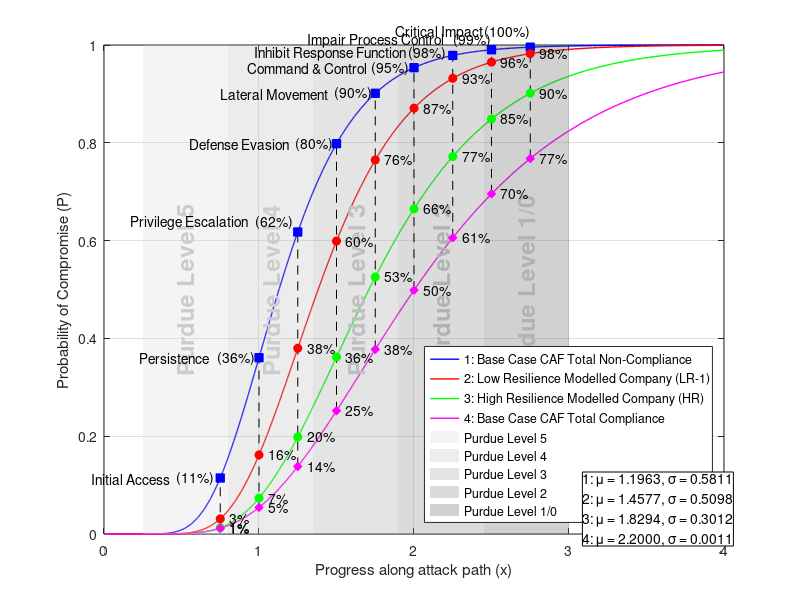

This chart was generated by the following MATLAB code:
% Adam Lewis 3rd Year Individual Project
% Student ID 11076422

% ChatGPT o3-mini-high was used to aid debugging and production of the 
% MATLAB visualisations in this project.

% This script is used to generate 4 curves:
%   A: Base Case Lowest resilience Company
%   B: High Resilience Modelled Company 
%   C: Low Resilience Modelled Company 
%   D: base case highest resilience company
%
% Then shaded bands are added to the plot area depicting the relative risk
% of the 5 layers of the Purdue Model of a substation.
%
% Finally a series of escalating events are added as labeled points

m_norm_A = 1.1963;    % Base Case Lowest Resilience mean (blue)
s_norm_A = 0.4189;    % Base Case Lowest resilience std deviation
m_norm_B = 1.8294;    % High Resilience Modelled Company Normalised & scaled mean (green)
s_norm_B = 0.6988;    % High Resilience Modelled Company Normalised std deviation
m_norm_C = 1.4577;    % Low Resilience Modelled Company Normalised & scaled mean (red)
s_norm_C = 0.4902;    % Low Resilience Modelled Company Normalised std deviation
m_norm_D = 2.2000;    % Base Case highest Resilience mean
s_norm_D = 0.9989;    % Base Case highest Resilience std dev

% Convert mean/std -> beta/theta for each company
beta_A = sqrt(log(1 + (s_norm_A/m_norm_A)^2));
theta_A = m_norm_A * exp(-0.5 * beta_A^2);
beta_B = sqrt(log(1 + (s_norm_B/m_norm_B)^2));
theta_B = m_norm_B * exp(-0.5 * beta_B^2);
beta_C = sqrt(log(1 + (s_norm_C/m_norm_C)^2));
theta_C = m_norm_C * exp(-0.5 * beta_C^2);
beta_D = sqrt(log(1 + (s_norm_D/m_norm_D)^2));
theta_D = m_norm_D * exp(-0.5 * beta_D^2);

% Define intensity measure X
x = linspace(0, 4, 100);

% Generate fragility curves
P_CompanyA = normcdf((log(x / theta_A)) / beta_A);  % Base Case Low 
P_CompanyB = normcdf((log(x / theta_B)) / beta_B);  % High Resilience 
P_CompanyC = normcdf((log(x / theta_C)) / beta_C);  % Low Resilience
P_CompanyD = normcdf((log(x / theta_D)) / beta_D);  % Base case High 

% Plot fragility curves
plotWidth = 700;   % Width in pixels
plotHeight = 750;  % Height in pixels
figure('Color','w', 'Units','pixels', 'Position',[100 0 plotWidth plotHeight]);
p0 = plot(x, P_CompanyA, 'b-', 'LineWidth', 1); hold on;  % Base Case
p1 = plot(x, P_CompanyB, 'g-', 'LineWidth', 1);           % High Resilience
p2 = plot(x, P_CompanyC, 'r-', 'LineWidth', 1);           % Low Resilience
p3 = plot(x, P_CompanyD, 'm-', 'LineWidth', 1);           % Base case high

xlabel('Progress along attack path (x)');
ylabel('Probability of Compromise (P)');
set(gcf, 'Color', 'white');
grid on;

% x/y offsets for positioning text and %age labels
blueEventLabelXOffsets = [-0.32, -0.32, -0.32, -0.3, -0.3, -0.3, -0.3, -0.3, -0.3];
bluePercentageXOffsets = [-0.04, -0.02, -0.03, -0.02, -0.02, -0.03, -0.04, 0.0, 0.0];
blueEventLabelYOffsets = [0.00, 0.00, 0.02, 0.00, 0.00, 0.00, 0.005, 0.02, 0.032]; % Modify as needed
bluePercentageYOffsets = [0.00, 0.00, 0.02, 0.00, 0.00, 0.00, 0.005, 0.02, 0.032]; % Modify as needed

% Add grey bands for purdue levels
yl = ylim;         % Current y-axis limits
yMid = mean(yl);   % Vertical midpoint for band labels

colorP5 = [0.85 0.85 0.85]; % P5
colorP4 = [0.75 0.75 0.75]; % P4
colorP3 = [0.64 0.64 0.64]; % P3
colorP2 = [0.52 0.52 0.52]; % P2
colorP1 = [0.40 0.40 0.40]; % P1/0

% Band P5
x_startP5 = 0.25;
x_endP5   = x_startP5 + 0.55; 
hP5 = patch([x_startP5 x_endP5 x_endP5 x_startP5], [yl(1) yl(1) yl(2) yl(2)], colorP5, ...
      'FaceAlpha', 0.3, 'EdgeColor', 'none');
x_midP5 = (x_startP5 + x_endP5)/2; 
text(x_midP5, yMid, 'Purdue Level 5', 'Rotation', 90, 'HorizontalAlignment','center', ...
    'VerticalAlignment','middle', 'FontSize', 17, 'Color',[0.80,0.80,0.80], 'FontWeight', 'bold');

% Band P4
x_startP4 = x_endP5;  
x_endP4   = x_startP4 + 0.55; 
hP4 = patch([x_startP4 x_endP4 x_endP4 x_startP4], [yl(1) yl(1) yl(2) yl(2)], colorP4, ...
      'FaceAlpha', 0.3, 'EdgeColor', 'none');
x_midP4 = (x_startP4 + x_endP4)/2; 
text(x_midP4, yMid, 'Purdue Level 4', 'Rotation', 90, 'HorizontalAlignment','center', ...
    'VerticalAlignment','middle', 'FontSize', 17, 'Color',[0.8,0.8,0.8], 'FontWeight', 'bold');

% Band P3
x_startP3 = x_endP4; 
x_endP3   = x_startP3 + 0.55; 
hP3 = patch([x_startP3 x_endP3 x_endP3 x_startP3], [yl(1) yl(1) yl(2) yl(2)], colorP3, ...
      'FaceAlpha', 0.3, 'EdgeColor', 'none');
x_midP3 = (x_startP3 + x_endP3)/2; 
text(x_midP3, yMid, 'Purdue Level 3', 'Rotation', 90, 'HorizontalAlignment','center', ...
    'VerticalAlignment','middle', 'FontSize', 17, 'Color',[0.75,0.75,0.75], 'FontWeight', 'bold');

% Band P2
x_startP2 = x_endP3; 
x_endP2   = x_startP2 + 0.55;
hP2 = patch([x_startP2 x_endP2 x_endP2 x_startP2], [yl(1) yl(1) yl(2) yl(2)], colorP2, ...
      'FaceAlpha', 0.3, 'EdgeColor', 'none');
x_midP2 = (x_startP2 + x_endP2)/2; 
text(x_midP2, yMid, 'Purdue Level 2', 'Rotation', 90, 'HorizontalAlignment','center', ...
    'VerticalAlignment','middle', 'FontSize', 17, 'Color',[0.7,0.7,0.7], 'FontWeight', 'bold');

% Band P1
x_startP1 = x_endP2; 
x_endP1   = x_startP1 + 0.55; 
hP1 = patch([x_startP1 x_endP1 x_endP1 x_startP1], [yl(1) yl(1) yl(2) yl(2)], colorP1, ...
      'FaceAlpha', 0.3, 'EdgeColor', 'none');
x_midP1 = (x_startP1 + x_endP1)/2; 
text(x_midP1, yMid, 'Purdue Level 1/0', 'Rotation', 90, 'HorizontalAlignment','center', ...
    'VerticalAlignment','middle', 'FontSize', 17, 'Color',[0.7,0.7,0.7], 'FontWeight', 'bold');

% Define dot placement for events, X=0.75:0.25:2.75
dotX   = 0.75 : 0.25 : 2.75;
dotY_A = normcdf((log(dotX / theta_A)) / beta_A);  % Base Case low
dotY_B = normcdf((log(dotX / theta_B)) / beta_B);  % High Resilience
dotY_C = normcdf((log(dotX / theta_C)) / beta_C);  % Low Resilience 
dotY_D = normcdf((log(dotX / theta_D)) / beta_D);  % Base case high

% event labels array
events = {
    'Initial Access'
    'Persistence'
    'Privilege Escalation'
    'Defense Evasion'
    'Lateral Movement'
    'Command & Control'
    'Inhibit Response Function'
    'Impair Process Control'
    'Critical Impact'
};

% Loop events
for i = 1:length(dotX)
    xVal = dotX(i);
    
    % get Y vals for dots
    yA = dotY_A(i);
    yB = dotY_B(i);
    yC = dotY_C(i);
    yD = dotY_D(i);
    
    % draw connecting dashed line across linked events
    yMin = min([yA, yB, yC, yD]);
    yMax = max([yA, yB, yC, yD]);
    plot([xVal xVal], [yMin yMax], 'k--', 'HandleVisibility','off');

    % Base Case low this one has the text labels
    plot(xVal, yA, 's', 'MarkerSize', 6, ...
         'MarkerFaceColor','b', 'MarkerEdgeColor','b', 'HandleVisibility','off');
    % event label
    text(xVal + blueEventLabelXOffsets(i), yA + blueEventLabelYOffsets(i), events{i}, ...
         'HorizontalAlignment','right','VerticalAlignment','middle', 'Color','k');
    % percentage text
    text(xVal + bluePercentageXOffsets(i), yA + bluePercentageYOffsets(i), sprintf('(%.0f%%)', yA*100), ...
         'HorizontalAlignment','right','VerticalAlignment','middle', 'Color','k');

    % High Resilience 
    plot(xVal, yB, 'o', 'MarkerSize', 6, ...
         'MarkerFaceColor','g', 'MarkerEdgeColor','g', 'HandleVisibility','off');
    text(xVal + 0.06, yB, sprintf('%.0f%%', yB*100), ...
         'HorizontalAlignment','left','VerticalAlignment','middle', 'Color','k');

    % Low Resilience
    plot(xVal, yC, 'o', 'MarkerSize', 6, ...
         'MarkerFaceColor','r', 'MarkerEdgeColor','r', 'HandleVisibility','off');
    text(xVal + 0.06, yC, sprintf('%.0f%%', yC*100), ...
         'HorizontalAlignment','left','VerticalAlignment','middle', 'Color','k');

    % base case high resilience
    plot(xVal, yD, 'd', 'MarkerSize', 6, ...
         'MarkerFaceColor','m', 'MarkerEdgeColor','m', 'HandleVisibility','off');
    text(xVal + 0.06, yD, sprintf('%.0f%%', yD*100), ...
         'HorizontalAlignment','left','VerticalAlignment','middle', 'Color','k');
end

% legend
legendHandles = [p0, p2, p1, p3, hP5, hP4, hP3, hP2, hP1];
legendLabels  = {
    '1: Base Case CAF Total Non-Compliance', ...  
    '2: Low Resilience Modelled Company (LR-1)', ...
    '3: High Resilience Modelled Company (HR)', ...
    '4: Base Case CAF Total Compliance ', ...
    'Purdue Level 5', 'Purdue Level 4', 'Purdue Level 3', ...
    'Purdue Level 2', 'Purdue Level 1/0'
};
legend(legendHandles, legendLabels, 'Location','southeast');

% Text box for mean and SD inputs
annotation_str = {...
    sprintf('1: μ = %.4f, σ = %.4f', m_norm_A, 1-s_norm_A), ...
    sprintf('2: μ = %.4f, σ = %.4f', m_norm_C, 1-s_norm_C), ...
    sprintf('3: μ = %.4f, σ = %.4f', m_norm_B, 1-s_norm_B), ...
    sprintf('4: μ = %.4f, σ = %.4f', m_norm_D, 1-s_norm_D)};
annotation('textbox', [0.728, 0.09, 0.5, 0.3], 'String', annotation_str, ...
           'FitBoxToText', 'on', 'EdgeColor', 'black', ...
           'BackgroundColor', 'white');

hold off;

% trim whitespace arund exterior of plot
ax = gca;
ti = get(ax, 'TightInset');
set(ax, 'LooseInset', [ti(1), ti(2), ti(3), ti(4) + 0.05]);
% save plot image as local img
saveas(gcf, 'img_chapter_7_5_comparison_with_base_cases.png');
